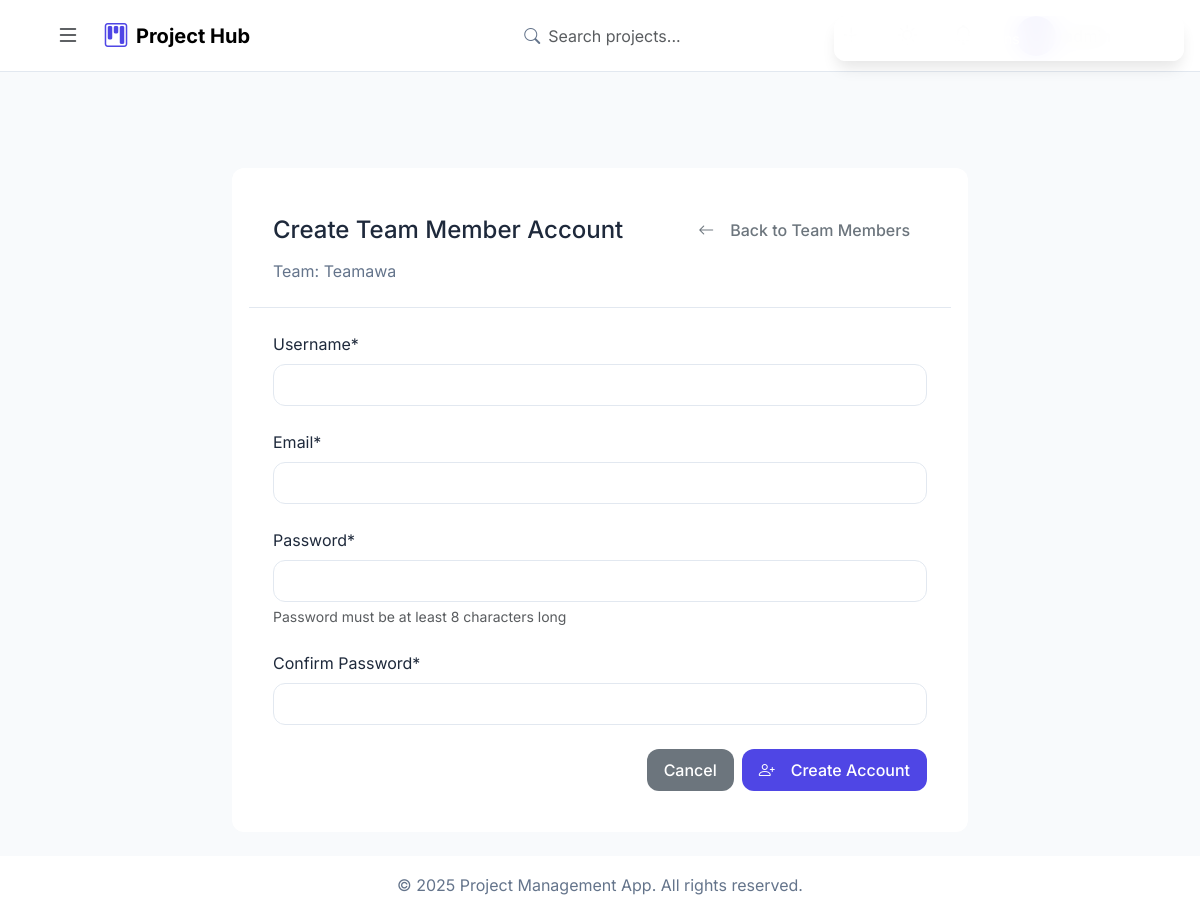
Before: /teams/1/create-member/ (signed in) with the older database file.
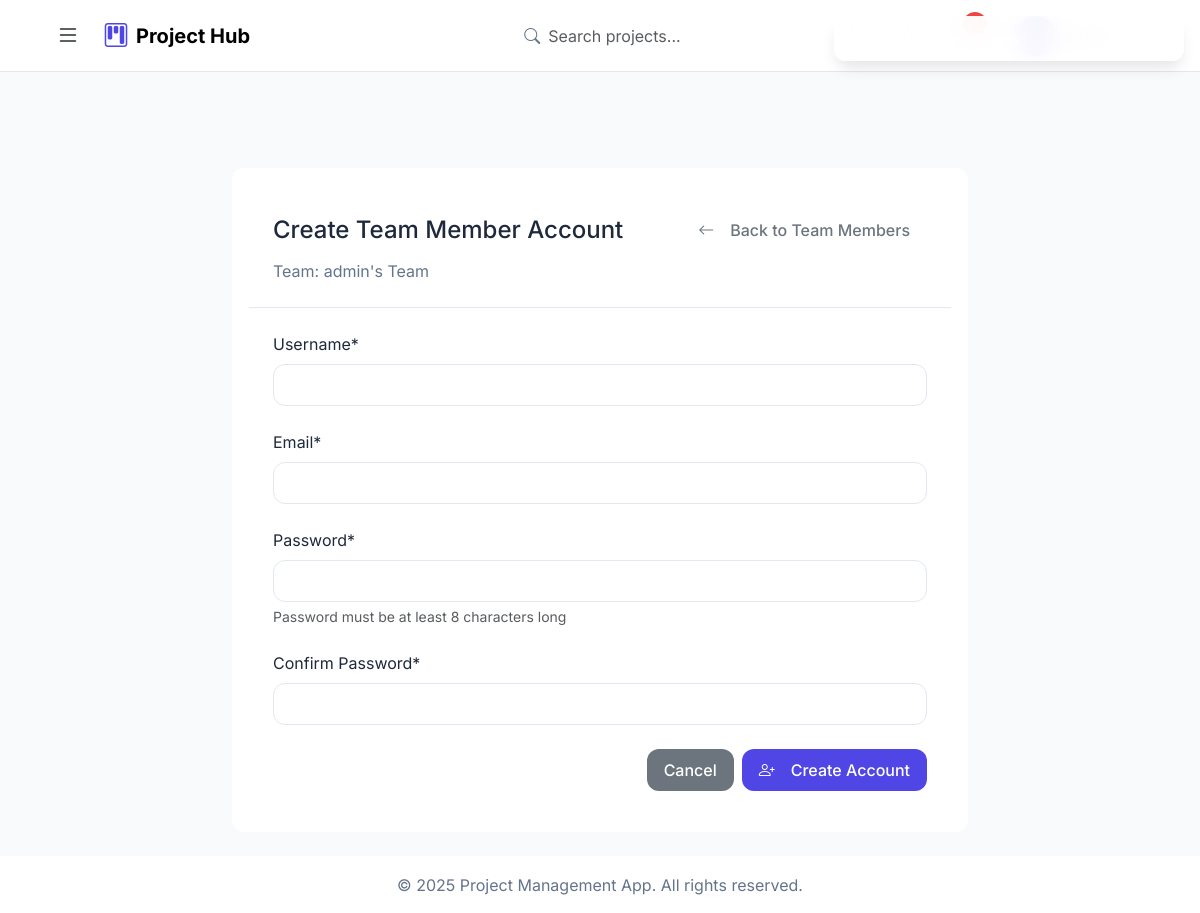
After: the same page with the newer database file.
### projects/models.py (models this page shows, shortened)
class Team(models.Model):
    name = models.CharField(max_length=200, unique=True)
    description = models.TextField(blank=True)
    owner = models.ForeignKey(
        'User',
        on_delete=models.CASCADE,
        related_name='owned_teams',
        default=get_default_owner,
        null=True
    )
    avatar = models.ImageField(
        upload_to='team_avatars/',
        null=True,
        blank=True
    )
    created_at = models.DateTimeField(auto_now_add=True)
    updated_at = models.DateTimeField(auto_now=True)
    class Meta:
        ordering = ['-created_at']
        constraints = [
            models.UniqueConstraint(
                fields=['name', 'owner'],
                name='unique_team_name_per_owner'
            )
        ]
    def can_create_team_members(self, user):
        if not user:
            return False
        return (
            user == self.owner or
            user.is_project_manager or
            TeamMember.objects.filter(
                team=self,
                user=user,
                role__in=['owner', 'manager']
            ).exists()
        )

### projects/views.py (the view, shortened to what this page needs)
# urls.py: path('teams/<int:team_id>/create-member/', views.create_team_member, name='create_team_member'),
@login_required
@handle_view_errors
@team_manager_required
def create_team_member(request, team_id, team=None):
    if not team:
        team = get_object_or_404(
            Team.objects.select_related('owner'),
            id=team_id
        )
    try:
        if request.method == 'POST':
            form = CustomTeamMemberCreationForm(request.POST)
            if form.is_valid():
                with transaction.atomic():
                    member = form.save(commit=True, team=team, created_by=request.user)
                    success_message = f'Successfully created account for {member.user.username}'
                    messages.success(request, success_message)
                    if request.headers.get('X-Requested-With') == 'XMLHttpRequest':
                        return JsonResponse({
                            'success': True,
                            'message': success_message,
                            'redirect_url': reverse('manage_team_members', args=[team_id])
                        })
                    return redirect('manage_team_members', team_id=team_id)
            if request.headers.get('X-Requested-With') == 'XMLHttpRequest':
                return JsonResponse({
                    'success': False,
                    'message': 'Please correct the form errors',
                    'errors': form.errors
                }, status=400)
        else:
            form = CustomTeamMemberCreationForm()
        return render(request, 'projects/create_team_member.html', {
            'form': form,
            'team': team
        })
    except ValidationError as e:
        error_message = str(e)
        logger.error(f"Team member creation validation error: {error_message}")
        if request.headers.get('X-Requested-With') == 'XMLHttpRequest':
            return JsonResponse({
                'success': False,
                'message': error_message
            }, status=400)
        messages.error(request, error_message)
        return redirect('manage_team_members', team_id=team_id)

### projects/forms.py (shortened to what this page needs)
class CustomTeamMemberCreationForm(UserCreationForm):
    email = forms.EmailField(
        required=True,
        widget=forms.EmailInput(attrs={
            'class': 'form-control',
            'placeholder': 'Email address',
            'autocomplete': 'email'
        })
    )
    password1 = forms.CharField(
        widget=forms.PasswordInput(attrs={
            'class': 'form-control',
            'placeholder': 'Password',
            'minlength': '8',
            'autocomplete': 'new-password'
        })
    )
    password2 = forms.CharField(
        widget=forms.PasswordInput(attrs={
            'class': 'form-control',
            'placeholder': 'Confirm password',
            'minlength': '8',
            'autocomplete': 'new-password'
        })
    )
    class Meta:
        model = User
        fields = ('username', 'email', 'password1', 'password2')
        widgets = {
            'username': forms.TextInput(attrs={
                'class': 'form-control',
                'placeholder': 'Username',
                'autocomplete': 'username'
            }),
        }

### projects/templates/projects/create_team_member.html (shortened to what this page needs)
{% extends 'base.html' %}
{% load static %}
{% block content %}
<div class="container py-4">
    <div class="row">
        <div class="col-md-8 offset-md-2">
            <div class="glass-card">
                <div class="card-header bg-transparent border-bottom p-4">
                    <div class="d-flex justify-content-between align-items-center">
                        <h4 class="mb-0">Create Team Member Account</h4>
                        <a href="{% url 'manage_team_members' team.id %}" class="btn btn-outline-secondary hover-translate">
                            <i class="bi bi-arrow-left me-2"></i>Back to Team Members
                        </a>
                    </div>
                    <p class="text-muted mt-2 mb-0">Team: {{ team.name }}</p>
                </div>
                <div class="card-body p-4">
                    <form method="post" class="needs-validation" novalidate id="createTeamMemberForm" data-ajax>
                        <div class="form-group">
                            <label for="id_username" class="form-label">Username*</label>
                            <input type="text"
                                   name="username"
                                   id="id_username"
                                   class="form-control {% if form.username.errors %}is-invalid{% endif %}"
                                   value="{{ form.username.value|default:'' }}"
                                   required>
                        </div>
                        <div class="form-group">
                            <label for="id_email" class="form-label">Email*</label>
                            <input type="email"
                                   name="email"
                                   id="id_email"
                                   class="form-control {% if form.email.errors %}is-invalid{% endif %}"
                                   value="{{ form.email.value|default:'' }}"
                                   required>
                        </div>
                        <div class="form-group">
                            <label for="id_password1" class="form-label">Password*</label>
                            <input type="password"
                                   name="password1"
                                   id="id_password1"
                                   class="form-control {% if form.password1.errors %}is-invalid{% endif %}"
                                   required
                                   minlength="8">
                            <div class="form-text">Password must be at least 8 characters long</div>
                        </div>
                        <div class="form-group mb-4">
                            <label for="id_password2" class="form-label">Confirm Password*</label>
                            <input type="password"
                                   name="password2"
                                   id="id_password2"
                                   class="form-control {% if form.password2.errors %}is-invalid{% endif %}"
                                   required>
                        </div>
                        <div class="d-flex justify-content-end gap-2">
                            <a href="{% url 'manage_team_members' team.id %}" class="btn btn-secondary">Cancel</a>
                            <button type="submit" class="btn btn-primary hover-translate" id="submitBtn" data-loading-text="Creating...">
                                <i class="bi bi-person-plus me-2"></i>Create Account
                            </button>
                        </div>
                    </form>
                </div>
            </div>
        </div>
    </div>
</div>
{% endblock %}

Changed rows visible on the page:
changed Team: name "Teamawa" → "admin's Team"
